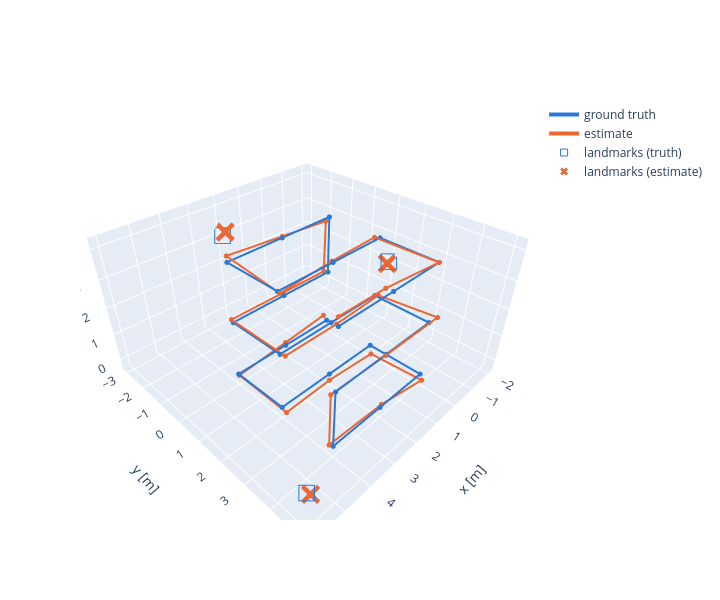

The code cell stored with this chart in its notebook:
### Markdown cell above
## The estimated map

### Code cell
def procrustes(source, target):
    """Best rigid alignment of source onto target."""
    source_centre, target_centre = source.mean(0), target.mean(0)
    A, B = source - source_centre, target - target_centre
    left, _, right_transpose = np.linalg.svd(A.T @ B)
    return (A @ (left @ right_transpose)) + target_centre

positions_est = np.array([estimate.atPoint3(T(i)) for i in range(len(truth))])
landmarks_est = np.array([estimate.atPoint3(L(b)) for b in range(len(landmarks))])

# The relaxation fixes no gauge, so align pose and landmark estimates together.
aligned = procrustes(np.vstack([positions_est, landmarks_est]),
                     np.vstack([positions, landmarks]))
aligned_poses = aligned[: len(positions)]
aligned_landmarks = aligned[len(positions) :]

figure = go.Figure()
figure.add_trace(go.Scatter3d(x=positions[:, 0], y=positions[:, 1], z=positions[:, 2],
                              mode="lines+markers", name="ground truth",
                              line=dict(color="#2a78d6", width=4), marker=dict(size=3)))
figure.add_trace(go.Scatter3d(x=aligned_poses[:, 0], y=aligned_poses[:, 1],
                              z=aligned_poses[:, 2], mode="lines+markers",
                              name="estimate", line=dict(color="#eb6834", width=4),
                              marker=dict(size=3)))
figure.add_trace(go.Scatter3d(x=landmarks[:, 0], y=landmarks[:, 1], z=landmarks[:, 2],
                              mode="markers", name="landmarks (truth)",
                              marker=dict(color="#2a78d6", size=7, symbol="square-open")))
figure.add_trace(go.Scatter3d(x=aligned_landmarks[:, 0], y=aligned_landmarks[:, 1],
                              z=aligned_landmarks[:, 2], mode="markers",
                              name="landmarks (estimate)",
                              marker=dict(color="#eb6834", size=7, symbol="x")))
figure.update_layout(width=720, height=600,
                     scene=dict(xaxis_title="x [m]", yaxis_title="y [m]",
                                zaxis_title="z [m]", aspectmode="data"))
figure.show()

error = np.linalg.norm(aligned_poses - positions, axis=1)
print(f"RMS position error after alignment: {np.sqrt((error ** 2).mean()):.4f} m")

### Figure 1 — Plotly figure (JSON) as saved in the notebook; plotly's stock layout.template omitted (floating-point values rounded to 4 significant figures)
{"data": [{"line": {"color": "#2a78d6", "width": 4}, "marker": {"size": 3}, "mode": "lines+markers", "name": "ground truth", "type": "scatter3d", "x": [0.0, 2.0, 4.0, 4.0, 2.0, 0.0, 0.0, 2.0, 4.0, 4.0, 2.0, 0.0, 0.0, 2.0, 4.0, 4.0, 2.0, 0.0, 0.0, 2.0, 4.0, 4.0, 2.0, 0.0, 0.0, 2.0, 4.0], "y": [0.0, 0.0, 0.0, 2.0, 2.0, 2.0, 4.0, 4.0, 4.0, 4.0, 4.0, 4.0, 2.0, 2.0, 2.0, 0.0, 0.0, 0.0, 0.0, 0.0, 0.0, 2.0, 2.0, 2.0, 4.0, 4.0, 4.0], "z": [0.0, 0.0, 0.0, 0.0, 0.0, 0.0, 0.0, 0.0, 0.0, 2.0, 2.0, 2.0, 2.0, 2.0, 2.0, 2.0, 2.0, 2.0, 4.0, 4.0, 4.0, 4.0, 4.0, 4.0, 4.0, 4.0, 4.0]}, {"line": {"color": "#eb6834", "width": 4}, "marker": {"size": 3}, "mode": "lines+markers", "name": "estimate", "type": "scatter3d", "x": [-0.02542, 1.923, 3.867, 3.984, 2.06, 0.1131, -0.08105, 1.845, 4.091, 4.126, 2.038, -0.1145, -0.0512, 1.948, 3.951, 4.08, 2.011, 0.1293, 0.1628, 1.953, 3.969, 3.984, 1.951, 0.1219, 0.03146, 2.129, 3.949], "y": [-0.1835, -0.08163, -0.1536, 2.166, 2.063, 2.148, 4.042, 3.933, 3.937, 3.959, 4.015, 4.177, 2.099, 2.164, 2.155, 0.04125, -0.07846, -0.06933, 0.005277, -0.04094, -0.0461, 2.069, 1.913, 1.894, 4.01, 3.85, 3.942], "z": [0.1058, 0.02792, -0.2393, -0.1007, -0.1801, -0.2194, -0.286, -0.04436, 0.07903, 1.967, 1.992, 2.217, 2.026, 2.004, 2.005, 2.169, 2.049, 2.054, 3.916, 4.016, 4.162, 3.969, 3.981, 4.021, 4.013, 4.082, 4.211]}, {"marker": {"color": "#2a78d6", "size": 7, "symbol": "square-open"}, "mode": "markers", "name": "landmarks (truth)", "type": "scatter3d", "x": [-2.0, 6.0, 2.0], "y": [1.0, 5.0, -3.0], "z": [2.0, 1.0, 3.0]}, {"marker": {"color": "#eb6834", "size": 7, "symbol": "x"}, "mode": "markers", "name": "landmarks (estimate)", "type": "scatter3d", "x": [-1.969, 5.941, 1.883], "y": [0.9776, 5.071, -2.978], "z": [1.933, 0.968, 3.102]}], "layout": {"height": 600, "scene": {"aspectmode": "data", "xaxis": {"title": {"text": "x [m]"}}, "yaxis": {"title": {"text": "y [m]"}}, "zaxis": {"title": {"text": "z [m]"}}}, "width": 720}}
